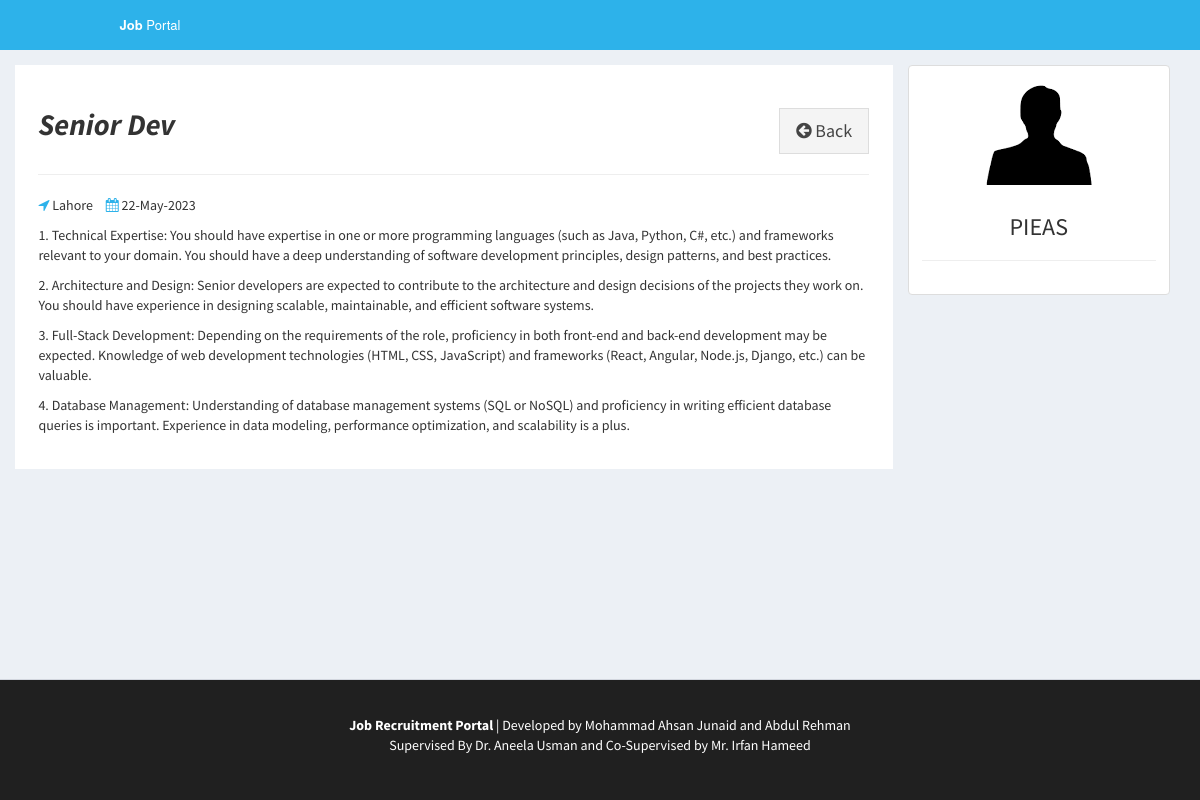
/admin/view-job-post.php?id=104 (signed in), run on the app's committed database.
### tables this page shows
CREATE TABLE `job_post` (
  `id_jobpost` int(11) NOT NULL,
  `id_company` int(11) NOT NULL,
  `jobtitle` varchar(255) NOT NULL,
  `description` text NOT NULL,
  `minimumsalary` varchar(255) NOT NULL,
  `maximumsalary` varchar(255) NOT NULL,
  `experience` varchar(255) NOT NULL,
  `qualification` varchar(255) NOT NULL,
  `createdat` timestamp NOT NULL DEFAULT current_timestamp()
);

CREATE TABLE `company` (
  `id_company` int(11) NOT NULL,
  `name` varchar(255) NOT NULL,
  `companyname` varchar(255) NOT NULL,
  `country` varchar(255) NOT NULL,
  `state` varchar(255) NOT NULL,
  `city` varchar(255) NOT NULL,
  `contactno` varchar(255) NOT NULL,
  `website` varchar(255) NOT NULL,
  `email` varchar(255) NOT NULL,
  `password` varchar(255) NOT NULL,
  `aboutme` varchar(255) DEFAULT NULL,
  `logo` varchar(255) NOT NULL,
  `createdAt` timestamp NOT NULL DEFAULT current_timestamp(),
  `active` int(11) NOT NULL DEFAULT 2
);

### admin/view-job-post.php (the view, shortened to what this page needs)
<?php
require_once("../db.php");
$sql1 = "SELECT * FROM job_post INNER JOIN company ON job_post.id_company=company.id_company WHERE id_jobpost='$_GET[id]'";
$result1 = $conn->query($sql1);
if($result1->num_rows > 0)
{
  $row = $result1->fetch_assoc();
}
?>
<!DOCTYPE html>
<html>
<head>
  <link rel="stylesheet" href="https://cdnjs.cloudflare.com/ajax/libs/twitter-bootstrap/3.3.7/css/bootstrap.min.css">
  <link rel="stylesheet" href="https://cdnjs.cloudflare.com/ajax/libs/font-awesome/4.7.0/css/font-awesome.min.css">
  <link rel="stylesheet" href="https://cdnjs.cloudflare.com/ajax/libs/ionicons/2.0.1/css/ionicons.min.css">
  <link rel="stylesheet" href="../css/AdminLTE.min.css">
  <link rel="stylesheet" href="../css/_all-skins.min.css">
  <link rel="stylesheet" href="../css/custom.css">
</head>
<body class="hold-transition skin-green sidebar-mini">
<div class="wrapper">
  <header class="main-header">
    <a href="index.php" class="logo logo-bg">
      <span class="logo-lg"><b>Job</b> Portal</span>
    </a>
    <nav class="navbar navbar-static-top">
    </nav>
  </header>
  <div class="content-wrapper" style="margin-left: 0px;">
    <section id="candidates" class="content-header">
      <div class="container">
        <div class="row">
          <div class="col-md-9 bg-white padding-2">
            <div class="pull-left">
              <h2><b><i><?php echo $row['jobtitle']; ?></i></b></h2>
            </div>
            <div class="pull-right">
              <a href="active-jobs.php" class="btn btn-default btn-lg btn-flat margin-top-20"><i class="fa fa-arrow-circle-left"></i> Back</a>
            </div>
            <div class="clearfix"></div>
            <hr>
            <div>
              <p><span class="margin-right-10"><i class="fa fa-location-arrow text-green"></i> <?php echo $row['city']; ?></span> <i class="fa fa-calendar text-green"></i> <?php echo date("d-M-Y", strtotime($row['createdat'])); ?></p>
            </div>
            <div>
              <?php echo stripcslashes($row['description']); ?>
            </div>
          </div>
          <div class="col-md-3">
            <div class="thumbnail">
              <img src="../uploads/logo/<?php echo $row['logo']; ?>" alt="companylogo">
              <div class="caption text-center">
                <h3><?php echo $row['companyname']; ?></h3>
                <hr>
              </div>
            </div>
          </div>
        </div>
      </div>
    </section>
  </div>
  <footer class="main-footer" style="margin-left: 0px; color : #fff;  background-color:#202020;">
    <div class="container"  style="text-align: center">
		<div>
            <br>
			<p><b>Job Recruitment Portal</b> | Developed by Mohammad Ahsan Junaid and Abdul Rehman <br> Supervised By Dr. Aneela Usman and Co-Supervised by Mr. Irfan Hameed</p>
            <br>
		</div>
	</div>
  </footer>
</div>
</body>
</html>

### css/custom.css (style rules this page uses)
.logo-bg { background-color: #2db2ea !important; }
.margin-top-20 { margin-top: 20px; }
.padding-2 { padding: 2%; }
.bg-white { background-color: #fff; }
.margin-right-10 { margin-right: 10px; }

### data on the page
job_post: jobtitle "Senior Dev", id_company.city "Lahore", createdat "22-May-2023", description "1. Technical Expertise: You should have expertise in one or more programming languages (such as Java, Python, C#, etc.) and frameworks relevant to your domain. You should have a deep understanding of software development principles, design patterns, and best practices. 2. Architecture and Design: Senior developers are expected to contribute to the architecture and design decisions of the projects they work on. You should have experience in designing scalable, maintainable, and efficient software systems. 3. Full-Stack Development: Depending on the requirements of the role, proficiency in both front-end and back-end development may be expected. Knowledge of web development technologies…", id_company.logo (picture), id_company.companyname "PIEAS"
